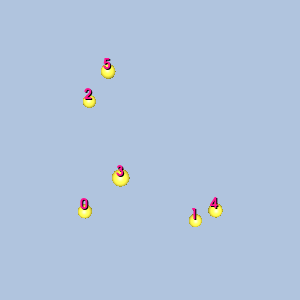

Generate this figure with Python:
#!/usr/bin/env python

# Render a single poly vertex linear cell with vertex-ordering labels and
# gold sphere glyphs at the vertices.  The 3D point cloud is rotated for
# viewing and sits on a translucent plinth.

# Factory overrides: importing these modules registers the OpenGL rendering
# and interaction style implementations for vtkRenderingCore factory classes.
import vtkmodules.vtkInteractionStyle  # noqa: F401
import vtkmodules.vtkRenderingOpenGL2  # noqa: F401
# VTK pipeline classes used in this example
from vtkmodules.vtkCommonCore import vtkPoints
from vtkmodules.vtkCommonDataModel import (
    vtkPolyVertex,
    vtkUnstructuredGrid,
)
from vtkmodules.vtkCommonTransforms import vtkTransform
from vtkmodules.vtkFiltersGeneral import vtkTransformFilter
from vtkmodules.vtkFiltersSources import vtkSphereSource
from vtkmodules.vtkRenderingCore import (
    vtkActor,
    vtkActor2D,
    vtkDataSetMapper,
    vtkGlyph3DMapper,
    vtkProperty,
    vtkRenderWindow,
    vtkRenderWindowInteractor,
    vtkRenderer,
    vtkTextProperty,
)
from vtkmodules.vtkRenderingLabel import vtkLabeledDataMapper

# Colors (normalized RGB)
dark_salmon_rgb = (0.914, 0.588, 0.478)
seashell_rgb = (1.0, 0.961, 0.933)
gold_rgb = (1.0, 0.843, 0.0)
yellow_rgb = (1.0, 1.0, 0.0)
deep_pink_rgb = (1.0, 0.078, 0.576)
background_rgb = (0.690, 0.769, 0.871)

# Cell: Poly Vertex with 6 explicitly placed points
sf = 1.5
points = vtkPoints()
points.InsertNextPoint(0 / sf, 0 / sf, 0 / sf)
points.InsertNextPoint(1 / sf, 0 / sf, 0 / sf)
points.InsertNextPoint(0 / sf, 1 / sf, 0 / sf)
points.InsertNextPoint(0 / sf, 0 / sf, 1 / sf)
points.InsertNextPoint(1 / sf, 0 / sf, 0.4 / sf)
points.InsertNextPoint(0 / sf, 1 / sf, 0.6 / sf)

cell = vtkPolyVertex()
cell.GetPointIds().SetNumberOfIds(6)
for i in range(6):
    cell.GetPointIds().SetId(i, i)

# Unstructured grid
grid = vtkUnstructuredGrid()
grid.SetPoints(points)
grid.InsertNextCell(cell.GetCellType(), cell.GetPointIds())

# 3D viewing rotation
rot = vtkTransform()
rot.RotateX(-20)
rot.RotateY(20)
rtf = vtkTransformFilter()
rtf.SetTransform(rot)
rtf.SetInputData(grid)
rtf.Update()
grid.SetPoints(rtf.GetOutput().GetPoints())

# Center the cell at the origin
bounds = grid.GetBounds()
pts = grid.GetPoints()
new_pts = vtkPoints()
new_pts.SetNumberOfPoints(pts.GetNumberOfPoints())
for i in range(pts.GetNumberOfPoints()):
    px, py, pz = pts.GetPoint(i)
    new_pts.SetPoint(i, px - (bounds[0] + bounds[1]) / 2.0,
                     py - (bounds[2] + bounds[3]) / 2.0,
                     pz - (bounds[4] + bounds[5]) / 2.0)
grid.SetPoints(new_pts)

# Cell surface property
cell_surface_property = vtkProperty()
cell_surface_property.SetAmbientColor(dark_salmon_rgb)
cell_surface_property.SetDiffuseColor(seashell_rgb)
cell_surface_property.SetSpecularColor(1.0, 1.0, 1.0)
cell_surface_property.SetSpecular(0.5)
cell_surface_property.SetDiffuse(0.7)
cell_surface_property.SetAmbient(0.5)
cell_surface_property.SetSpecularPower(20.0)
cell_surface_property.SetOpacity(0.9)
cell_surface_property.EdgeVisibilityOn()
cell_surface_property.SetLineWidth(3)

mapper = vtkDataSetMapper()
mapper.SetInputData(grid)
actor = vtkActor()
actor.SetMapper(mapper)
actor.SetProperty(cell_surface_property)

# Vertex labels
label_text_property = vtkTextProperty()
label_text_property.BoldOn()
label_text_property.ShadowOn()
label_text_property.SetJustificationToCentered()
label_text_property.SetColor(deep_pink_rgb)
label_text_property.SetFontSize(14)

label_mapper = vtkLabeledDataMapper()
label_mapper.SetInputData(grid)
label_mapper.SetLabelTextProperty(label_text_property)
label_actor = vtkActor2D()
label_actor.SetMapper(label_mapper)

# Vertex glyphs: gold spheres
sphere = vtkSphereSource()
sphere.SetPhiResolution(21)
sphere.SetThetaResolution(21)
sphere.SetRadius(0.04)

glyph_mapper = vtkGlyph3DMapper()
glyph_mapper.SetInputData(grid)
glyph_mapper.SetSourceConnection(sphere.GetOutputPort())
glyph_mapper.ScalingOn()
glyph_mapper.ScalarVisibilityOff()

point_glyph_property = vtkProperty()
point_glyph_property.SetAmbientColor(gold_rgb)
point_glyph_property.SetDiffuseColor(yellow_rgb)
point_glyph_property.SetSpecularColor(1.0, 1.0, 1.0)
point_glyph_property.SetSpecular(0.5)
point_glyph_property.SetDiffuse(0.7)
point_glyph_property.SetAmbient(0.5)
point_glyph_property.SetSpecularPower(20.0)
point_glyph_property.SetOpacity(1.0)

glyph_actor = vtkActor()
glyph_actor.SetMapper(glyph_mapper)
glyph_actor.SetProperty(point_glyph_property)

# Renderer: assemble the scene and configure the camera
renderer = vtkRenderer()
renderer.AddActor(actor)
renderer.AddActor(label_actor)
renderer.AddActor(glyph_actor)
renderer.SetBackground(background_rgb)

# Window
render_window = vtkRenderWindow()
render_window.AddRenderer(renderer)
render_window.SetWindowName("linear cell poly vertex")
render_window.SetMultiSamples(0)
render_window.SetSize(300, 300)

# Interactor
render_window_interactor = vtkRenderWindowInteractor()
render_window_interactor.SetRenderWindow(render_window)

# Scene: configure the camera
renderer.ResetCamera()

render_window_interactor.Initialize()
render_window_interactor.Start()
